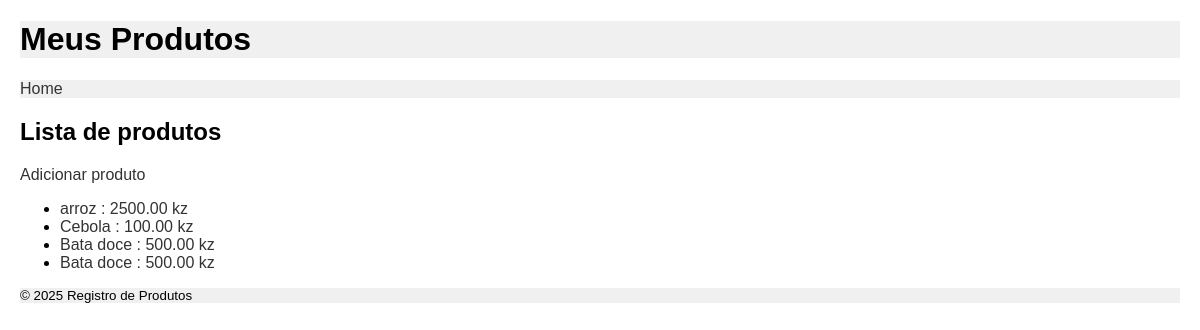
/polls/, run on an earlier commit of the app's database.
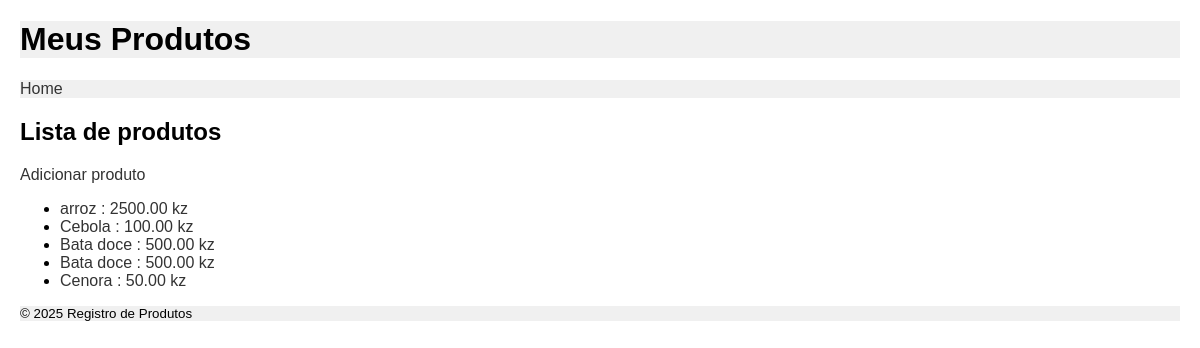
And on a later commit of the database.
### polls/models.py (models this page shows, shortened)
class Produto(models.Model):
	nome = models.CharField(max_length=200)
	preco = models.DecimalField(max_digits=10, decimal_places=2)

### polls/views.py (the view)
# urls.py: path("", views.index, name="index"),
def index(request):
	produto = Produto.objects.all()
	return render(request, "polls/index.html", {"produto": produto})

### polls/templates/polls/index.html (shortened to what this page needs)
{% extends "polls/base.html" %}
{% block content %}
<h2>Lista de produtos</h2>
  <p><a href="{% url 'polls:adicionar_produto' %}">Adicionar produto</a></p>
{% if produto %}
<ul>
    {% for p in produto %}
    <li>
        <a href="{% url 'polls:detail'  p.pk %}">
            {{ p.nome }} : {{ p.preco }} kz
        </a>
    </li>
    {% endfor %}
</ul>
{% else %}
<p>Nenhum produto registrado</p>
{% endif %}
{% endblock %}

What changed in the data, as far as the page shows it:
added Produto: nome "Cenora", preco "50.00"
